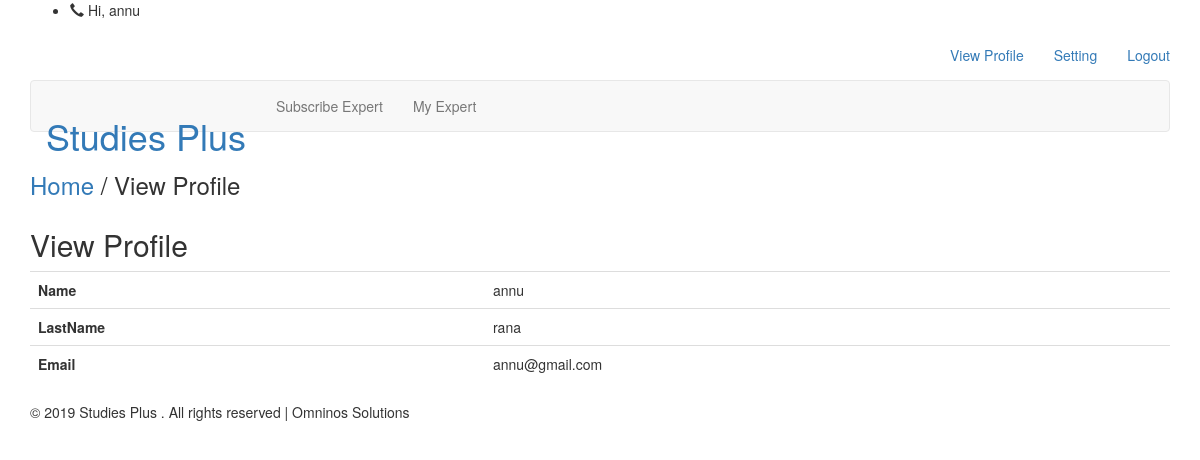
Screenshot of /view_profile.php (signed in) with the database file from the repository.
### tables this page shows
CREATE TABLE `user` (
  `user_id` int(100) NOT NULL,
  `user_name` varchar(50) NOT NULL,
  `user_lastname` varchar(100) NOT NULL,
  `user_email` varchar(20) NOT NULL,
  `user_pswd` varchar(200) NOT NULL,
  `time` timestamp NOT NULL DEFAULT CURRENT_TIMESTAMP ON UPDATE CURRENT_TIMESTAMP
);

### view_profile.php (the view)
<?php require "header_files.php"; ?>
</head>
<body>
	<?php require "header_afterlogin.php"; ?>
		<div class="banner-w3agile">
			<div class="container">
				<h3><a href="index.html">Home</a> / <span>View Profile</span></h3>
			</div>
		</div>
		<div class="content">
				<div class="typo-w3">
					<div class="container">
						<h2 class="tittle">View Profile</h2>
						<div class="grid_3 grid_4">
							<div class="bs-example">
								<table class="table">
								<?php
				               $id=$_SESSION['u_id'];
				               if($id=="")
				           {
					     echo "<script>alert('Invalid ID');</script>";
				}
				else
				{
					$q="select * from user where user_id='$id'";
					$chk=$conn->query($q);
					while($r=$chk->fetch_assoc())
					{
				?>
								<tr>
							<th>Name</th>
							<td><?php echo $r['user_name']; ?></td>
						</tr>
						<tr>
							<th>LastName</th>
							<td><?php echo $r['user_lastname']; ?></td>
						</tr>
						<tr>
							<th>Email</th>
							<td><?php echo $r['user_email']; ?></td>
						</tr>
                      <?php
					}
				}
				?>
								</table>
							</div>
						</div>
					</div>
				</div>
		</div>
			<?php require "footer.php"; ?>
</body>
</html>

### rows the page displays
user: user_name "annu", user_lastname "rana", user_email "annu@gmail.com"

### other values shown
$_SESSION['u_name'] "annu"
